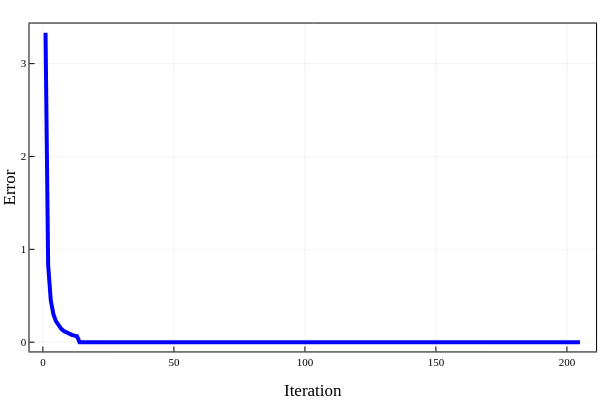

Notebook code cell kept with this figure:
### Code cell
time = 1:205

plt = plot(time, dif[1, 1:205],
    color = :blue,
    legend = :none,
    xlabel = ("Iteration"),
    ylabel = ("Error"),
    linewidth = 4,
    titlefont = font("HackGen35Nerd", 12),
    guidefont = font("HackGen35Nerd", 12),
    tickfont = font("HackGen35Nerd", 8),
    legend_font_family = ("HackGen35Nerd"),
    legendfontsize = 12,
    framestyle = :semi
)

### Figure 1 — Plotly figure (JSON) as saved in the notebook; plotly's stock layout.template omitted (floating-point values rounded to 4 significant figures; data arrays with more than 128 entries replaced by an {"elided": "..."} marker saying what was removed)
{"data": [{"colorbar": {"len": 0.9109, "title": "", "x": 0.9934, "y": 0.5347}, "legendgroup": "y1", "line": {"color": "rgba(0, 0, 255, 1.000)", "dash": "solid", "shape": "linear", "width": 4}, "mode": "lines", "name": "y1", "showlegend": true, "type": "scatter", "x": {"elided": "205 int values"}, "xaxis": "x", "y": {"elided": "205 float values"}, "yaxis": "y"}], "layout": {"annotations": [], "height": 400, "margin": {"b": 20, "l": 0, "r": 0, "t": 20}, "paper_bgcolor": "rgba(255, 255, 255, 1.000)", "plot_bgcolor": "rgba(255, 255, 255, 1.000)", "showlegend": false, "width": 600, "xaxis": {"anchor": "y", "domain": [0.04915, 0.9934], "gridcolor": "rgba(0, 0, 0, 0.100)", "gridwidth": 0.5, "linecolor": "rgba(0, 0, 0, 1.000)", "mirror": true, "range": [-5.12, 211.1], "showgrid": true, "showline": true, "showticklabels": true, "tickangle": 0, "tickcolor": "rgb(0, 0, 0)", "tickfont": {"color": "rgba(0, 0, 0, 1.000)", "family": "HackGen35Nerd", "size": 11}, "tickmode": "array", "ticks": "inside", "ticktext": ["0", "50", "100", "150", "200"], "tickvals": [0, 50, 100, 150, 200], "title": "Iteration", "titlefont": {"color": "rgba(0, 0, 0, 1.000)", "family": "HackGen35Nerd", "size": 17}, "type": "-", "visible": true, "zeroline": false, "zerolinecolor": "rgba(0, 0, 0, 1.000)"}, "yaxis": {"anchor": "x", "domain": [0.07929, 0.9902], "gridcolor": "rgba(0, 0, 0, 0.100)", "gridwidth": 0.5, "linecolor": "rgba(0, 0, 0, 1.000)", "mirror": true, "range": [-0.09995, 3.432], "showgrid": true, "showline": true, "showticklabels": true, "tickangle": 0, "tickcolor": "rgb(0, 0, 0)", "tickfont": {"color": "rgba(0, 0, 0, 1.000)", "family": "HackGen35Nerd", "size": 11}, "tickmode": "array", "ticks": "inside", "ticktext": ["0", "1", "2", "3"], "tickvals": [0, 1, 2, 3], "title": "Error", "titlefont": {"color": "rgba(0, 0, 0, 1.000)", "family": "HackGen35Nerd", "size": 17}, "type": "-", "visible": true, "zeroline": false, "zerolinecolor": "rgba(0, 0, 0, 1.000)"}}}
